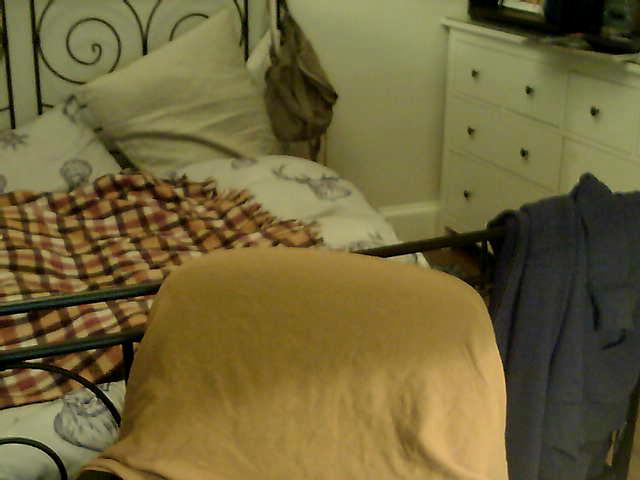
%> input picture segmentation_test2/MachineVision/background1.jpg, 640 x 480 px
$ octave backgroundSubtraction.m   (GNU Octave 9; MATLAB toolbox functions it lacks are replaced by stand-ins)
%> lines starting %> are read from the running program, lines starting %| are printed output that depends on the picture
background = imread('background1.jpg');
%> background is the input picture: size 480x640x3 uint8; mean R, G, B 111.9, 100.1, 57.2
backgroundG = sum(background, 3) / 3;
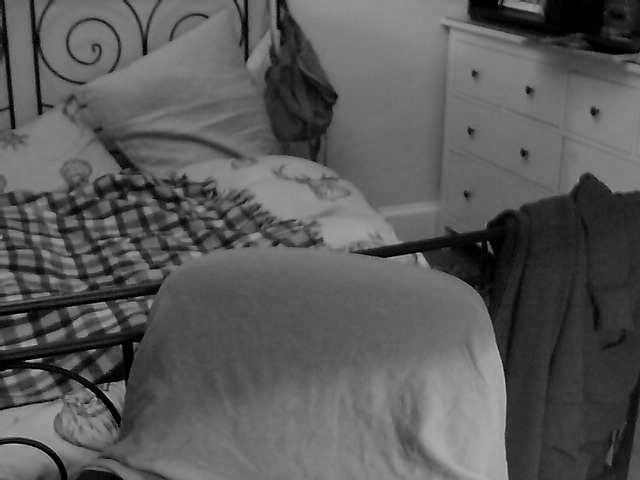
%> backgroundG: size 480x640 double; min 0, max 204.3, mean 89.7
backgroundD = double(backgroundG) / 255;

foreground = imread('foreground1.jpg');
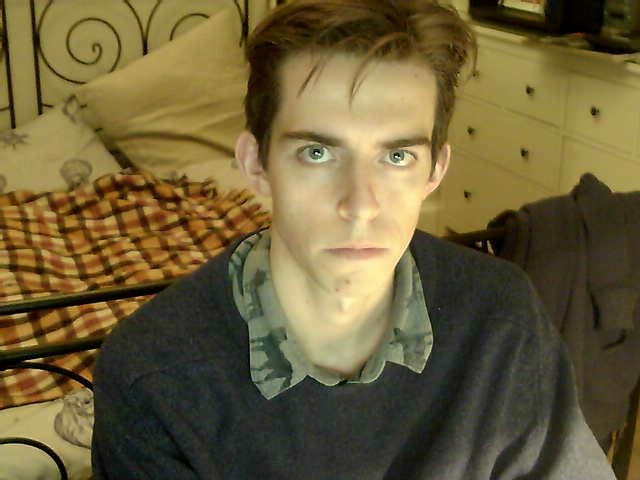
%> input picture segmentation_test2/MachineVision/foreground1.jpg, 640 x 480 px
%> foreground is the input picture: size 480x640x3 uint8; mean R, G, B 107.9, 94.8, 57.1
foregroundG = sum(foreground, 3) / 3;
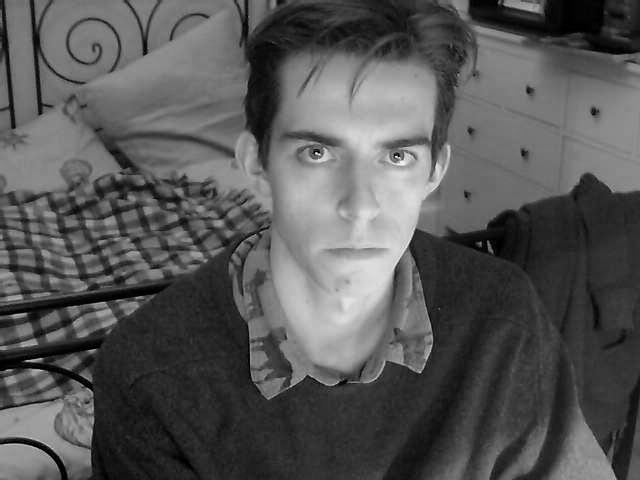
%> foregroundG: size 480x640 double; min 0, max 248.7, mean 86.6
foregroundD = double(foregroundG) / 255;

subtr = foregroundD ./ backgroundD;
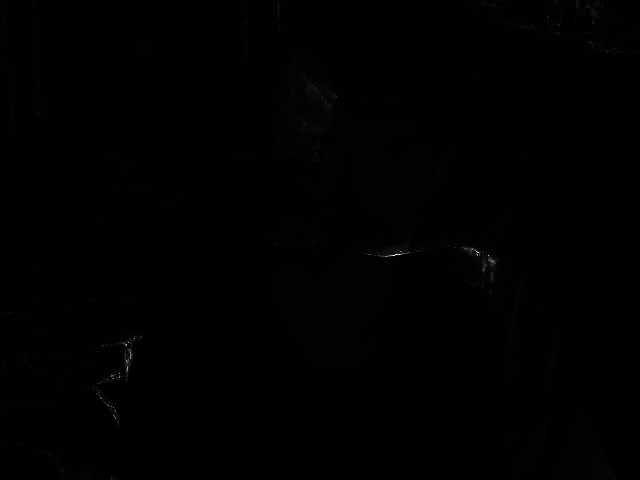
%> subtr: size 480x640 double; 0.22% of the values are NaN or infinite; the others: min 0, max 212.7, mean 1.19; drawn with min black, max white, NaN and infinite black

figure(1)
colormap(gray)
imagesc(backgroundD)

figure(2)
colormap(gray)
imagesc(foregroundD)

figure(3)
colormap(gray)
imagesc(subtr)

edges = [0:255];

[r, c] = size(subtr);
%> r = 480; c = 640
imagevector = floor(reshape(subtr, 1, r * c) * 255);

theHist = histc(subtr, edges);
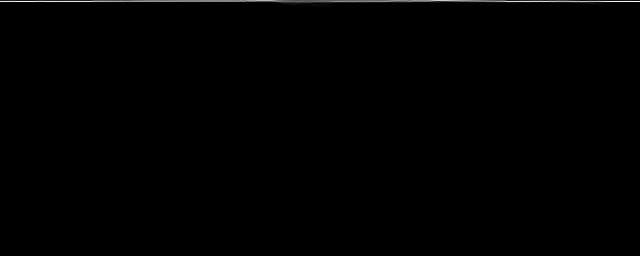
%> theHist: size 256x640 double; min 0, max 459, mean 1.9; drawn with min black and max white

figure(4)
plot(theHist)
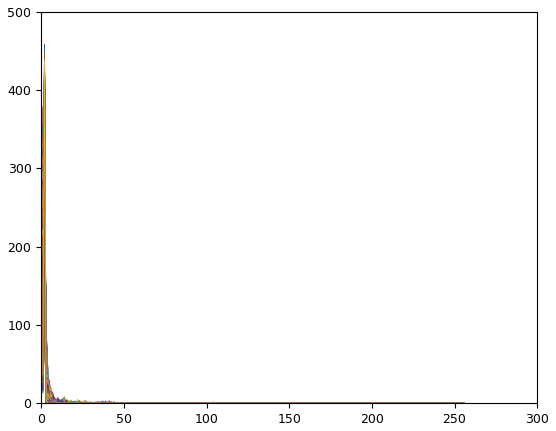
%> figure redrawn from the program's plot data; curve peaks at x = 2, y = 404; curve peaks at x = 2, y = 423; curve peaks at x = 2, y = 428; curve peaks at x = 2, y = 413
